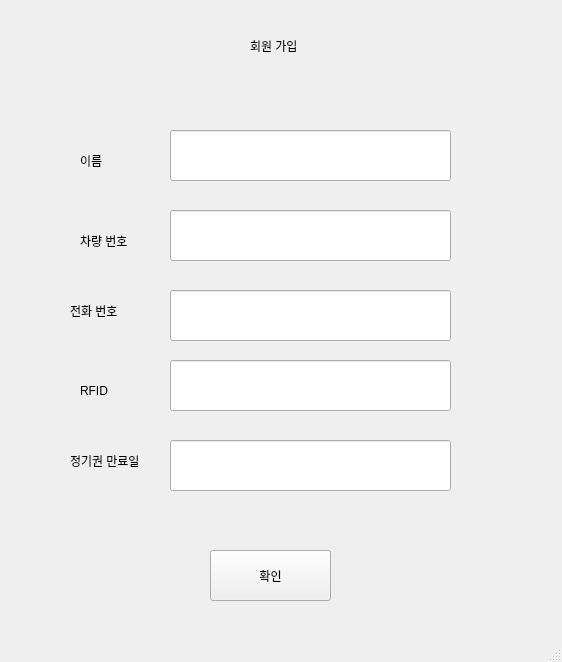
<?xml version="1.0" encoding="UTF-8"?>
<ui version="4.0">
 <class>MainWindow</class>
 <widget class="QMainWindow" name="MainWindow">
  <property name="geometry">
   <rect>
    <x>0</x>
    <y>0</y>
    <width>562</width>
    <height>662</height>
   </rect>
  </property>
  <property name="windowTitle">
   <string>MainWindow</string>
  </property>
  <widget class="QWidget" name="centralwidget">
   <widget class="QLineEdit" name="lineEdit">
    <property name="geometry">
     <rect>
      <x>170</x>
      <y>130</y>
      <width>281</width>
      <height>51</height>
     </rect>
    </property>
   </widget>
   <widget class="QLabel" name="label_3">
    <property name="geometry">
     <rect>
      <x>250</x>
      <y>30</y>
      <width>81</width>
      <height>31</height>
     </rect>
    </property>
    <property name="text">
     <string>회원 가입</string>
    </property>
   </widget>
   <widget class="QLabel" name="label_4">
    <property name="geometry">
     <rect>
      <x>80</x>
      <y>140</y>
      <width>101</width>
      <height>41</height>
     </rect>
    </property>
    <property name="text">
     <string>이름 </string>
    </property>
   </widget>
   <widget class="QPushButton" name="pushButton">
    <property name="geometry">
     <rect>
      <x>210</x>
      <y>550</y>
      <width>121</width>
      <height>51</height>
     </rect>
    </property>
    <property name="text">
     <string>확인</string>
    </property>
   </widget>
   <widget class="QLabel" name="label_5">
    <property name="geometry">
     <rect>
      <x>80</x>
      <y>220</y>
      <width>101</width>
      <height>41</height>
     </rect>
    </property>
    <property name="text">
     <string>차량 번호</string>
    </property>
   </widget>
   <widget class="QLabel" name="label_6">
    <property name="geometry">
     <rect>
      <x>70</x>
      <y>290</y>
      <width>101</width>
      <height>41</height>
     </rect>
    </property>
    <property name="text">
     <string>전화 번호</string>
    </property>
   </widget>
   <widget class="QLabel" name="label_7">
    <property name="geometry">
     <rect>
      <x>80</x>
      <y>370</y>
      <width>101</width>
      <height>41</height>
     </rect>
    </property>
    <property name="text">
     <string>RFID</string>
    </property>
   </widget>
   <widget class="QLabel" name="label_8">
    <property name="geometry">
     <rect>
      <x>70</x>
      <y>440</y>
      <width>101</width>
      <height>41</height>
     </rect>
    </property>
    <property name="text">
     <string>정기권 만료일</string>
    </property>
   </widget>
   <widget class="QLineEdit" name="lineEdit_2">
    <property name="geometry">
     <rect>
      <x>170</x>
      <y>210</y>
      <width>281</width>
      <height>51</height>
     </rect>
    </property>
   </widget>
   <widget class="QLineEdit" name="lineEdit_3">
    <property name="geometry">
     <rect>
      <x>170</x>
      <y>290</y>
      <width>281</width>
      <height>51</height>
     </rect>
    </property>
   </widget>
   <widget class="QLineEdit" name="lineEdit_4">
    <property name="geometry">
     <rect>
      <x>170</x>
      <y>360</y>
      <width>281</width>
      <height>51</height>
     </rect>
    </property>
   </widget>
   <widget class="QLineEdit" name="lineEdit_5">
    <property name="geometry">
     <rect>
      <x>170</x>
      <y>440</y>
      <width>281</width>
      <height>51</height>
     </rect>
    </property>
   </widget>
  </widget>
  <widget class="QMenuBar" name="menubar">
   <property name="geometry">
    <rect>
     <x>0</x>
     <y>0</y>
     <width>562</width>
     <height>22</height>
    </rect>
   </property>
  </widget>
  <widget class="QStatusBar" name="statusbar"/>
 </widget>
 <resources/>
 <connections/>
</ui>
